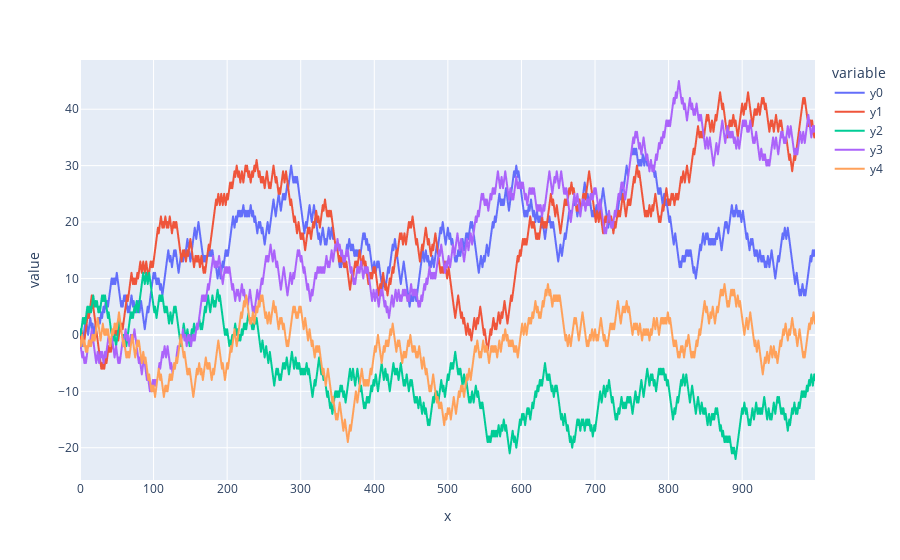

Notebook source saved alongside this figure:
### Code cell
# this is one dimension random walk simulation

simulation_data = {}
nsims = 5
for i in range(nsims):
    x, y = simulate_1d_rw()
    simulation_data['x'] = x
    simulation_data['y{col}'.format(col=i)] = y

ycols = ['y{col}'.format(col=i) for i in range(nsims)]
fig = px.line(simulation_data, x='x', y=ycols)
fig.show()

### Figure 1 — Plotly figure (JSON) as saved in the notebook; plotly's stock layout.template omitted (floating-point values rounded to 4 significant figures; data arrays with more than 128 entries replaced by an {"elided": "..."} marker saying what was removed)
{"data": [{"hovertemplate": "variable=y0<br>x=%{x}<br>value=%{y}<extra></extra>", "legendgroup": "y0", "line": {"color": "#636efa", "dash": "solid"}, "marker": {"symbol": "circle"}, "mode": "lines", "name": "y0", "showlegend": true, "type": "scattergl", "x": {"elided": "1000 int values"}, "xaxis": "x", "y": {"elided": "1000 int values"}, "yaxis": "y"}, {"hovertemplate": "variable=y1<br>x=%{x}<br>value=%{y}<extra></extra>", "legendgroup": "y1", "line": {"color": "#EF553B", "dash": "solid"}, "marker": {"symbol": "circle"}, "mode": "lines", "name": "y1", "showlegend": true, "type": "scattergl", "x": {"elided": "1000 int values"}, "xaxis": "x", "y": {"elided": "1000 int values"}, "yaxis": "y"}, {"hovertemplate": "variable=y2<br>x=%{x}<br>value=%{y}<extra></extra>", "legendgroup": "y2", "line": {"color": "#00cc96", "dash": "solid"}, "marker": {"symbol": "circle"}, "mode": "lines", "name": "y2", "showlegend": true, "type": "scattergl", "x": {"elided": "1000 int values"}, "xaxis": "x", "y": {"elided": "1000 int values"}, "yaxis": "y"}, {"hovertemplate": "variable=y3<br>x=%{x}<br>value=%{y}<extra></extra>", "legendgroup": "y3", "line": {"color": "#ab63fa", "dash": "solid"}, "marker": {"symbol": "circle"}, "mode": "lines", "name": "y3", "showlegend": true, "type": "scattergl", "x": {"elided": "1000 int values"}, "xaxis": "x", "y": {"elided": "1000 int values"}, "yaxis": "y"}, {"hovertemplate": "variable=y4<br>x=%{x}<br>value=%{y}<extra></extra>", "legendgroup": "y4", "line": {"color": "#FFA15A", "dash": "solid"}, "marker": {"symbol": "circle"}, "mode": "lines", "name": "y4", "showlegend": true, "type": "scattergl", "x": {"elided": "1000 int values"}, "xaxis": "x", "y": {"elided": "1000 int values"}, "yaxis": "y"}], "layout": {"legend": {"title": {"text": "variable"}, "tracegroupgap": 0}, "margin": {"t": 60}, "xaxis": {"anchor": "y", "domain": [0, 1], "title": {"text": "x"}}, "yaxis": {"anchor": "x", "domain": [0, 1], "title": {"text": "value"}}}}
